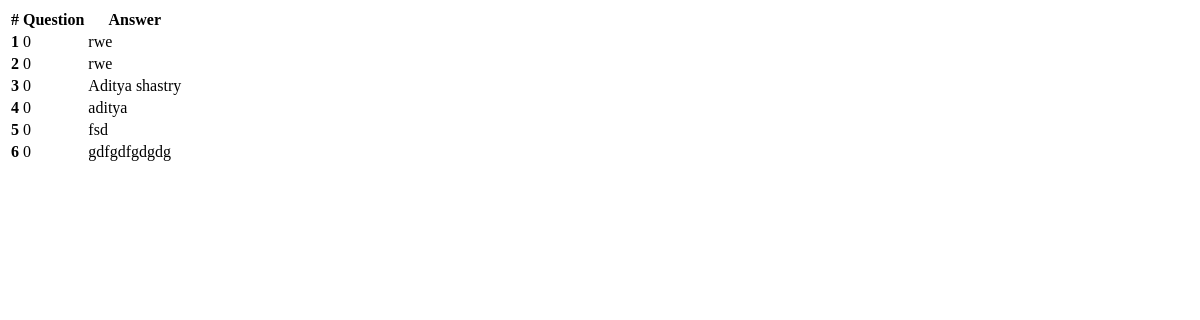
Before: /responses.php with the older database file.
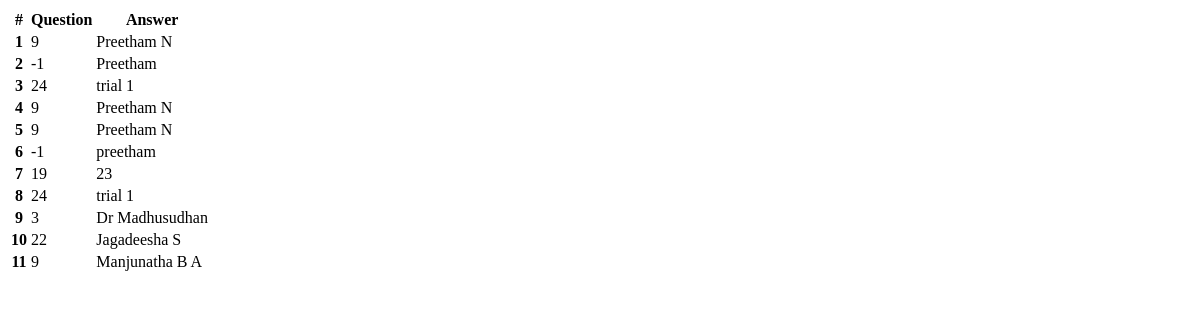
After: the same page with the newer database file.
### tables this page shows
CREATE TABLE `answers1` (
  `userid` int(11) NOT NULL,
  `fname` varchar(100) DEFAULT NULL,
  `fid` varchar(20) DEFAULT NULL,
  `fdesig` varchar(100) DEFAULT NULL,
  `fdept` varchar(100) DEFAULT NULL,
  `fromy` int(11) DEFAULT NULL,
  `toy` int(11) DEFAULT NULL,
  `sem` int(11) DEFAULT NULL,
  `sub1` varchar(20) NOT NULL,
  `sub1co` varchar(20) NOT NULL,
  `sub2` varchar(20) NOT NULL,
  `sub2co` varchar(20) NOT NULL,
  `sub3` varchar(20) NOT NULL,
  `sub3co` varchar(20) NOT NULL,
  `sub4` varchar(20) NOT NULL,
  `sub4co` varchar(20) NOT NULL,
  `field1` varchar(7) DEFAULT NULL,
  `field2` varchar(7) DEFAULT NULL,
  `field3` varchar(7) DEFAULT NULL,
  `field4` varchar(7) DEFAULT NULL,
  `field5` varchar(7) DEFAULT NULL,
  `field6` varchar(7) DEFAULT NULL,
  `field7` varchar(7) DEFAULT NULL,
  `field8` varchar(7) DEFAULT NULL,
  `field9` varchar(7) DEFAULT NULL,
  `field10` varchar(7) DEFAULT NULL,
  `field11` varchar(7) DEFAULT NULL,
  `field12` varchar(7) DEFAULT NULL,
  `field13` varchar(7) DEFAULT NULL,
  `field14` varchar(7) DEFAULT NULL,
  `field15` varchar(7) DEFAULT NULL,
  `field16` varchar(7) DEFAULT NULL,
  `field17` varchar(7) DEFAULT NULL,
  `field18` varchar(7) DEFAULT NULL,
  `field19` varchar(7) DEFAULT NULL,
  `field20` varchar(7) DEFAULT NULL,
  `field21` varchar(280) DEFAULT NULL,
  `field22` varchar(7) DEFAULT NULL,
  `field23` varchar(7) DEFAULT NULL,
  `field24` varchar(7) DEFAULT NULL,
  `field25` varchar(7) DEFAULT NULL,
  `field26` varchar(280) DEFAULT NULL,
  `field27` varchar(7) DEFAULT NULL,
  `field28` varchar(7) DEFAULT NULL,
  `field29` varchar(7) DEFAULT NULL,
  `field30` varchar(7) DEFAULT NULL,
  `field31` varchar(7) DEFAULT NULL,
  `field32` varchar(7) DEFAULT NULL,
  `field33` varchar(7) DEFAULT NULL,
  `field34` varchar(7) DEFAULT NULL,
  `field35` varchar(7) DEFAULT NULL,
  `field36` varchar(7) DEFAULT NULL,
  `field37` varchar(7) DEFAULT NULL,
  `field38` varchar(7) DEFAULT NULL,
  `field39` varchar(7) DEFAULT NULL,
  `field40` varchar(7) DEFAULT NULL,
  `field41` varchar(7) DEFAULT NULL,
  `field42` varchar(7) DEFAULT NULL,
  `field43` varchar(7) DEFAULT NULL,
  `field44` varchar(7) DEFAULT NULL,
  `field45` varchar(7) DEFAULT NULL,
  `field46` varchar(7) DEFAULT NULL,
  `field47` varchar(7) DEFAULT NULL,
  `field48` varchar(7) DEFAULT NULL,
  `field49` varchar(7) DEFAULT NULL,
  `field50` varchar(7) DEFAULT NULL,
  `field51` varchar(7) DEFAULT NULL,
  `field52` varchar(7) DEFAULT NULL,
  `field53` varchar(7) DEFAULT NULL,
  `field54` varchar(7) DEFAULT NULL,
  `field55` varchar(7) DEFAULT NULL,
  `field56` varchar(7) DEFAULT NULL,
  `field57` varchar(7) DEFAULT NULL,
  `field58` varchar(7) DEFAULT NULL,
  `field59` varchar(280) DEFAULT NULL,
  `field60` varchar(7) DEFAULT NULL,
  `field61` varchar(7) DEFAULT NULL,
  `field62` varchar(7) DEFAULT NULL,
  `field63` varchar(7) DEFAULT NULL,
  `field64` varchar(7) DEFAULT NULL,
  `field65` varchar(7) DEFAULT NULL,
  `field66` varchar(7) DEFAULT NULL,
  `field67` varchar(7) DEFAULT NULL,
  `field68` varchar(7) DEFAULT NULL,
  `field69` varchar(7) DEFAULT NULL,
  `field70` varchar(7) DEFAULT NULL,
  `field71` varchar(7) DEFAULT NULL,
  `field72` varchar(7) DEFAULT NULL,
  `field73` varchar(7) DEFAULT NULL,
  `field74` varchar(7) DEFAULT NULL,
  `field75` varchar(7) DEFAULT NULL,
  `field76` varchar(7) DEFAULT NULL,
  `field77` varchar(7) DEFAULT NULL,
  `field78` varchar(7) DEFAULT NULL,
  `field79` varchar(7) DEFAULT NULL,
  `field80` varchar(7) DEFAULT NULL,
  `field81` varchar(7) DEFAULT NULL,
  `field82` varchar(7) DEFAULT NULL,
  `field83` varchar(7) DEFAULT NULL,
  `field84` varchar(280) DEFAULT NULL,
  `field85` varchar(7) DEFAULT NULL,
  `field86` varchar(280) DEFAULT NULL,
  `field87` varchar(7) DEFAULT NULL,
  `field88` varchar(7) DEFAULT NULL,
  `field89` varchar(7) DEFAULT NULL,
  `field90` varchar(7) DEFAULT NULL,
  `field91` varchar(7) DEFAULT NULL,
  `field92` varchar(7) DEFAULT NULL,
  `field93` varchar(7) DEFAULT NULL,
  `field94` varchar(7) DEFAULT NULL,
  `field95` varchar(7) DEFAULT NULL,
  `field96` varchar(7) DEFAULT NULL,
  `field97` varchar(7) DEFAULT NULL,
  `field98` varchar(7) DEFAULT NULL,
  `field99` varchar(280) DEFAULT NULL,
  `field100` varchar(280) DEFAULT NULL,
  `field101` varchar(280) DEFAULT NULL,
  `field102` varchar(280) DEFAULT NULL,
  `field103` varchar(7) DEFAULT NULL,
  `field104` varchar(7) DEFAULT NULL,
  `field105` varchar(7) DEFAULT NULL,
  `field106` varchar(7) DEFAULT NULL,
  `field107` varchar(7) DEFAULT NULL,
  `field108` varchar(7) DEFAULT NULL,
  `field109` varchar(7) DEFAULT NULL,
  `field110` varchar(7) DEFAULT NULL,
  `field111` varchar(7) DEFAULT NULL,
  `field112` varchar(7) DEFAULT NULL,
  `field113` varchar(7) DEFAULT NULL,
  `field114` varchar(7) DEFAULT NULL,
  `field115` varchar(7) DEFAULT NULL,
  `field116` varchar(7) DEFAULT NULL,
  `field117` varchar(7) DEFAULT NULL,
  `field118` varchar(7) DEFAULT NULL,
  `field119` varchar(280) DEFAULT NULL,
  `field120` varchar(280) DEFAULT NULL,
  `field121` varchar(280) DEFAULT NULL,
  `field122` varchar(280) DEFAULT NULL,
  `field123` varchar(280) DEFAULT NULL,
  `field124` varchar(280) DEFAULT NULL,
  `field125` varchar(280) DEFAULT NULL,
  `field126` varchar(280) DEFAULT NULL,
  `field127` varchar(7) DEFAULT NULL,
  `field128` varchar(280) DEFAULT NULL,
  `field129` varchar(7) DEFAULT NULL,
  `field130` varchar(280) DEFAULT NULL,
  `field131` varchar(7) DEFAULT NULL,
  `field132` varchar(280) DEFAULT NULL,
  `field133` varchar(7) DEFAULT NULL,
  `field134` varchar(280) DEFAULT NULL,
  `field135` varchar(7) DEFAULT NULL,
  `field136` varchar(280) DEFAULT NULL,
  `field137` varchar(280) DEFAULT NULL,
  `field138` varchar(7) DEFAULT NULL,
  `field139` varchar(7) DEFAULT NULL,
  `field140` varchar(7) DEFAULT NULL,
  `field141` varchar(7) DEFAULT NULL,
  `field142` varchar(280) DEFAULT NULL,
  `field144` varchar(7) DEFAULT NULL,
  `field145` varchar(7) DEFAULT NULL,
  `field146` varchar(7) DEFAULT NULL,
  `field147` varchar(7) DEFAULT NULL,
  `field148` varchar(7) DEFAULT NULL,
  `field150` varchar(7) DEFAULT NULL,
  `field151` varchar(7) DEFAULT NULL,
  `field152` varchar(7) DEFAULT NULL,
  `field153` varchar(7) DEFAULT NULL,
  `field154` varchar(7) DEFAULT NULL,
  `field156` varchar(7) DEFAULT NULL,
  `field157` varchar(7) DEFAULT NULL,
  `field158` varchar(7) DEFAULT NULL,
  `field159` varchar(7) DEFAULT NULL,
  `field160` varchar(7) DEFAULT NULL,
  `field162` varchar(7) DEFAULT NULL,
  `field163` varchar(7) DEFAULT NULL,
  `field164` varchar(7) DEFAULT NULL,
  `field165` varchar(7) DEFAULT NULL,
  `field166` varchar(7) DEFAULT NULL,
  `field167` varchar(280) DEFAULT NULL,
  `field168` varchar(7) DEFAULT NULL,
  `field169` varchar(7) DEFAULT NULL,
  `field171` varchar(7) DEFAULT NULL,
  `field173` varchar(7) DEFAULT NULL,
  `field175` varchar(7) DEFAULT NULL,
  `field176` varchar(7) DEFAULT NULL,
  `field177` varchar(7) DEFAULT NULL,
  `field178` varchar(7) DEFAULT NULL,
  `field179` varchar(7) DEFAULT NULL,
  `field180` varchar(7) DEFAULT NULL,
  `field181` varchar(7) DEFAULT NULL,
  `field182` varchar(7) DEFAULT NULL,
  `field183` varchar(7) DEFAULT NULL,
  `field184` varchar(7) DEFAULT NULL,
  `field185` varchar(7) DEFAULT NULL,
  `field186` varchar(7) DEFAULT NULL,
  `field187` varchar(280) DEFAULT NULL,
  `field188` varchar(7) DEFAULT NULL,
  `field189` varchar(7) DEFAULT NULL,
  `field190` varchar(7) DEFAULT NULL,
  `field191` varchar(7) DEFAULT NULL,
  `field192` varchar(7) DEFAULT NULL,
  `field193` varchar(7) DEFAULT NULL,
  `field194` varchar(7) DEFAULT NULL,
  `field195` varchar(7) DEFAULT NULL,
  `field196` varchar(7) DEFAULT NULL,
  `field197` varchar(7) DEFAULT NULL,
  `field198` varchar(7) DEFAULT NULL,
  `field199` varchar(7) DEFAULT NULL,
  `field280` varchar(7) DEFAULT NULL,
  `field201` varchar(7) DEFAULT NULL,
  `field202` varchar(7) DEFAULT NULL,
  `field203` varchar(7) DEFAULT NULL,
  `field204` varchar(7) DEFAULT NULL,
  `field205` varchar(7) DEFAULT NULL,
  `field206` varchar(7) DEFAULT NULL,
  `field207` varchar(7) DEFAULT NULL,
  `field208` varchar(7) DEFAULT NULL,
  `field209` varchar(7) DEFAULT NULL,
  `field210` varchar(7) DEFAULT NULL,
  `field211` varchar(7) DEFAULT NULL,
  `field212` varchar(280) DEFAULT NULL,
  `field213` varchar(280) DEFAULT NULL,
  `field214` varchar(280) DEFAULT NULL,
  `field215` varchar(280) DEFAULT NULL,
  `field216` varchar(7) DEFAULT NULL,
  `field217` varchar(7) DEFAULT NULL,
  `field218` varchar(7) DEFAULT NULL,
  `field219` varchar(7) DEFAULT NULL,
  `field220` varchar(7) DEFAULT NULL,
  `field221` varchar(7) DEFAULT NULL,
  `field222` varchar(7) DEFAULT NULL,
  `field223` varchar(7) DEFAULT NULL,
  `field224` varchar(280) DEFAULT NULL,
  `field225` varchar(7) DEFAULT NULL,
  `field226` varchar(7) DEFAULT NULL,
  `field227` varchar(7) DEFAULT NULL,
  `field228` varchar(7) DEFAULT NULL,
  `field229` varchar(7) DEFAULT NULL,
  `field230` varchar(7) DEFAULT NULL,
  `field231` varchar(7) DEFAULT NULL,
  `field232` varchar(7) DEFAULT NULL,
  `field233` varchar(7) DEFAULT NULL,
  `field234` varchar(7) DEFAULT NULL,
  `field235` varchar(7) DEFAULT NULL,
  `field236` varchar(7) DEFAULT NULL,
  `field237` varchar(280) DEFAULT NULL,
  `field238` varchar(7) DEFAULT NULL,
  `field239` varchar(7) DEFAULT NULL,
  `field143` varchar(280) DEFAULT NULL,
  `field240` varchar(7) DEFAULT NULL,
  `field241` varchar(280) DEFAULT NULL,
  `field242` varchar(7) DEFAULT NULL,
  `field243` varchar(280) DEFAULT NULL,
  `field244` varchar(7) DEFAULT NULL,
  `field245` varchar(280) DEFAULT NULL,
  `field246` varchar(7) DEFAULT NULL,
  `field247` varchar(280) DEFAULT NULL,
  `field248` varchar(7) DEFAULT NULL,
  `field249` varchar(280) DEFAULT NULL,
  `field250` varchar(7) DEFAULT NULL,
  `field251` varchar(280) DEFAULT NULL,
  `field252` varchar(7) DEFAULT NULL,
  `field253` varchar(280) DEFAULT NULL,
  `field254` varchar(7) DEFAULT NULL,
  `field255` varchar(280) DEFAULT NULL,
  `field256` varchar(7) DEFAULT NULL,
  `field257` varchar(280) DEFAULT NULL,
  `field258` varchar(7) DEFAULT NULL,
  `field259` varchar(280) DEFAULT NULL,
  `field260` varchar(7) DEFAULT NULL,
  `field261` varchar(280) DEFAULT NULL,
  `field262` varchar(7) DEFAULT NULL,
  `field263` varchar(280) DEFAULT NULL,
  `field264` varchar(7) DEFAULT NULL,
  `field265` varchar(280) DEFAULT NULL,
  `field266` varchar(7) DEFAULT NULL,
  `field267` varchar(280) DEFAULT NULL,
  `field268` varchar(7) DEFAULT NULL,
  `field269` varchar(280) DEFAULT NULL,
  `field149` varchar(280) DEFAULT NULL
);

### responses.php (the view, shortened to what this page needs)
<?php
include 'db_conn.php';
$query = "select * from answers1";
$result = mysqli_query($conn, $query);
?>
<html>
    <head>
</head>
<body>
    <table class="table table-striped">
        <thead>
            <tr>
                <th scope="col">#</th>
                <th scope="col">Question</th>
                <th scope="col">Answer</th>
            </tr>
        </thead>
        <tbody>
            <?php
            $i = 1;
            while ($row = mysqli_fetch_array($result)) {
                ?>
            <tr>
                <th scope="row"><?php echo $i; ?></th>
                <td><?php echo $row['userid']; ?></td>
                <td><?php echo $row['fname']; ?></td>
            </tr>
            <?php
                $i++;
            }
            ?>
        </tbody>
    </table>
</body>
</html>

Changed rows visible on the page:
removed answers1: userid "0", fname "rwe"
removed answers1: userid "0", fname "rwe"
removed answers1: userid "0", fname "Aditya shastry"
removed answers1: userid "0", fname "aditya"
removed answers1: userid "0", fname "fsd"
removed answers1: userid "0", fname "gdfgdfgdgdg"
added answers1: userid "9", fname "Preetham N"
added answers1: userid "-1", fname "Preetham"
added answers1: userid "24", fname "trial 1"
added answers1: userid "9", fname "Preetham N"
added answers1: userid "9", fname "Preetham N"
added answers1: userid "-1", fname "preetham"
added answers1: userid "19", fname "23"
added answers1: userid "24", fname "trial 1"
added answers1: userid "3", fname "Dr Madhusudhan"
added answers1: userid "22", fname "Jagadeesha S"
added answers1: userid "9", fname "Manjunatha B A"
